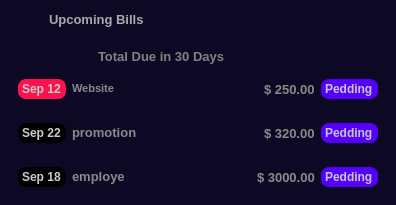
         <widget class="QFrame" name="billsBox">
          <property name="styleSheet">
           <string notr="true">QFrame {
	background-color: rgb(13, 9, 36);
	border: none;
	border-radius: 12px;
}</string>
          </property>
          <property name="frameShape">
           <enum>QFrame::NoFrame</enum>
          </property>
          <property name="frameShadow">
           <enum>QFrame::Raised</enum>
          </property>
          <layout class="QVBoxLayout" name="verticalLayout_23">
           <property name="spacing">
            <number>0</number>
           </property>
           <property name="leftMargin">
            <number>0</number>
           </property>
           <property name="topMargin">
            <number>0</number>
           </property>
           <property name="rightMargin">
            <number>0</number>
           </property>
           <property name="bottomMargin">
            <number>0</number>
           </property>
           <item>
            <widget class="QFrame" name="frame_54">
             <property name="minimumSize">
              <size>
               <width>0</width>
               <height>40</height>
              </size>
             </property>
             <property name="maximumSize">
              <size>
               <width>16777215</width>
               <height>40</height>
              </size>
             </property>
             <property name="styleSheet">
              <string notr="true">background-color: rgb(13, 9, 36);</string>
             </property>
             <property name="frameShape">
              <enum>QFrame::NoFrame</enum>
             </property>
             <property name="frameShadow">
              <enum>QFrame::Raised</enum>
             </property>
             <layout class="QHBoxLayout" name="horizontalLayout_34">
              <property name="spacing">
               <number>0</number>
              </property>
              <property name="leftMargin">
               <number>0</number>
              </property>
              <property name="topMargin">
               <number>0</number>
              </property>
              <property name="rightMargin">
               <number>10</number>
              </property>
              <property name="bottomMargin">
               <number>0</number>
              </property>
              <item alignment="Qt::AlignHCenter|Qt::AlignVCenter">
               <widget class="QLabel" name="label_32">
                <property name="minimumSize">
                 <size>
                  <width>0</width>
                  <height>0</height>
                 </size>
                </property>
                <property name="maximumSize">
                 <size>
                  <width>16777215</width>
                  <height>16777215</height>
                 </size>
                </property>
                <property name="font">
                 <font>
                  <pointsize>10</pointsize>
                  <weight>75</weight>
                  <bold>true</bold>
                 </font>
                </property>
                <property name="styleSheet">
                 <string notr="true">color: rgb(170, 170, 170);</string>
                </property>
                <property name="text">
                 <string>Upcoming Bills</string>
                </property>
               </widget>
              </item>
              <item alignment="Qt::AlignRight">
               <widget class="QPushButton" name="pushButton_12">
                <property name="minimumSize">
                 <size>
                  <width>26</width>
                  <height>26</height>
                 </size>
                </property>
                <property name="maximumSize">
                 <size>
                  <width>26</width>
                  <height>26</height>
                 </size>
                </property>
                <property name="styleSheet">
                 <string notr="true">QPushButton {
	border: none;
	background-color: rgb(13, 9, 36);
	border-radius: 13;
}

QPushButton:hover {
	background-color: rgb(124, 124, 124);
}

QPushButton:pressed {
	background-color: rgb(0, 0, 0);
}</string>
                </property>
                <property name="text">
                 <string/>
                </property>
                <property name="icon">
                 <iconset resource="dashboad/New-PySide6-ui-design-master/resources/resources.qrc">
                  <normaloff>:/icons/icons/more.svg</normaloff>:/icons/icons/more.svg</iconset>
                </property>
                <property name="iconSize">
                 <size>
                  <width>24</width>
                  <height>24</height>
                 </size>
                </property>
               </widget>
              </item>
             </layout>
            </widget>
           </item>
           <item>
            <widget class="QFrame" name="frame_55">
             <property name="frameShape">
              <enum>QFrame::StyledPanel</enum>
             </property>
             <property name="frameShadow">
              <enum>QFrame::Raised</enum>
             </property>
             <layout class="QVBoxLayout" name="verticalLayout_24">
              <item alignment="Qt::AlignHCenter|Qt::AlignVCenter">
               <widget class="QLabel" name="label_33">
                <property name="minimumSize">
                 <size>
                  <width>200</width>
                  <height>0</height>
                 </size>
                </property>
                <property name="maximumSize">
                 <size>
                  <width>150</width>
                  <height>16777215</height>
                 </size>
                </property>
                <property name="font">
                 <font>
                  <pointsize>10</pointsize>
                  <weight>75</weight>
                  <bold>true</bold>
                 </font>
                </property>
                <property name="styleSheet">
                 <string notr="true">color: rgb(170, 170, 170);</string>
                </property>
                <property name="text">
                 <string>&lt;html&gt;&lt;head/&gt;&lt;body&gt;&lt;p&gt;&lt;span style=&quot; color:#828282;&quot;&gt;Total Due in 30 Days&lt;/span&gt;&lt;/p&gt;&lt;/body&gt;&lt;/html&gt;</string>
                </property>
               </widget>
              </item>
              <item>
               <widget class="QFrame" name="frame_56">
                <property name="styleSheet">
                 <string notr="true"/>
                </property>
                <property name="frameShape">
                 <enum>QFrame::StyledPanel</enum>
                </property>
                <property name="frameShadow">
                 <enum>QFrame::Raised</enum>
                </property>
                <layout class="QHBoxLayout" name="horizontalLayout_35">
                 <item>
                  <widget class="QLabel" name="label_34">
                   <property name="minimumSize">
                    <size>
                     <width>0</width>
                     <height>20</height>
                    </size>
                   </property>
                   <property name="maximumSize">
                    <size>
                     <width>70</width>
                     <height>20</height>
                    </size>
                   </property>
                   <property name="font">
                    <font>
                     <weight>75</weight>
                     <bold>true</bold>
                    </font>
                   </property>
                   <property name="styleSheet">
                    <string notr="true">color: rgb(203, 203, 203);
background-color: rgb(255, 17, 80);
padding: 1px;
border-radius: 8px;</string>
                   </property>
                   <property name="text">
                    <string>Sep 12</string>
                   </property>
                  </widget>
                 </item>
                 <item>
                  <widget class="QLabel" name="label_37">
                   <property name="minimumSize">
                    <size>
                     <width>50</width>
                     <height>0</height>
                    </size>
                   </property>
                   <property name="font">
                    <font>
                     <pointsize>10</pointsize>
                     <weight>75</weight>
                     <bold>true</bold>
                    </font>
                   </property>
                   <property name="styleSheet">
                    <string notr="true">color: rgb(138, 138, 138);</string>
                   </property>
                   <property name="text">
                    <string>&lt;html&gt;&lt;head/&gt;&lt;body&gt;&lt;p&gt;&lt;span style=&quot; font-size:8pt;&quot;&gt;Website&lt;/span&gt;&lt;/p&gt;&lt;/body&gt;&lt;/html&gt;</string>
                   </property>
                  </widget>
                 </item>
                 <item>
                  <spacer name="horizontalSpacer_4">
                   <property name="orientation">
                    <enum>Qt::Horizontal</enum>
                   </property>
                   <property name="sizeHint" stdset="0">
                    <size>
                     <width>136</width>
                     <height>20</height>
                    </size>
                   </property>
                  </spacer>
                 </item>
                 <item>
                  <widget class="QLabel" name="label_36">
                   <property name="minimumSize">
                    <size>
                     <width>50</width>
                     <height>0</height>
                    </size>
                   </property>
                   <property name="font">
                    <font>
                     <pointsize>10</pointsize>
                     <weight>75</weight>
                     <bold>true</bold>
                    </font>
                   </property>
                   <property name="styleSheet">
                    <string notr="true">color: rgb(138, 138, 138);</string>
                   </property>
                   <property name="text">
                    <string>$ 250.00</string>
                   </property>
                  </widget>
                 </item>
                 <item>
                  <widget class="QLabel" name="label_35">
                   <property name="minimumSize">
                    <size>
                     <width>0</width>
                     <height>20</height>
                    </size>
                   </property>
                   <property name="maximumSize">
                    <size>
                     <width>100</width>
                     <height>20</height>
                    </size>
                   </property>
                   <property name="font">
                    <font>
                     <weight>75</weight>
                     <bold>true</bold>
                    </font>
                   </property>
                   <property name="styleSheet">
                    <string notr="true">color: rgb(200, 200, 200);
background-color: rgb(85, 0, 255);
padding: 1px;
border-radius: 8px;</string>
                   </property>
                   <property name="text">
                    <string>Pedding</string>
                   </property>
                  </widget>
                 </item>
                </layout>
               </widget>
              </item>
              <item>
               <widget class="QFrame" name="frame_57">
                <property name="styleSheet">
                 <string notr="true"/>
                </property>
                <property name="frameShape">
                 <enum>QFrame::StyledPanel</enum>
                </property>
                <property name="frameShadow">
                 <enum>QFrame::Raised</enum>
                </property>
                <layout class="QHBoxLayout" name="horizontalLayout_36">
                 <item>
                  <widget class="QLabel" name="label_38">
                   <property name="minimumSize">
                    <size>
                     <width>0</width>
                     <height>20</height>
                    </size>
                   </property>
                   <property name="maximumSize">
                    <size>
                     <width>70</width>
                     <height>20</height>
                    </size>
                   </property>
                   <property name="font">
                    <font>
                     <weight>75</weight>
                     <bold>true</bold>
                    </font>
                   </property>
                   <property name="styleSheet">
                    <string notr="true">color: rgb(203, 203, 203);
background-color: rgb(0, 0, 0);
padding: 1px;
border-radius: 8px;</string>
                   </property>
                   <property name="text">
                    <string>Sep 22</string>
                   </property>
                  </widget>
                 </item>
                 <item>
                  <widget class="QLabel" name="label_39">
                   <property name="minimumSize">
                    <size>
                     <width>50</width>
                     <height>0</height>
                    </size>
                   </property>
                   <property name="font">
                    <font>
                     <pointsize>10</pointsize>
                     <weight>75</weight>
                     <bold>true</bold>
                    </font>
                   </property>
                   <property name="styleSheet">
                    <string notr="true">color: rgb(138, 138, 138);</string>
                   </property>
                   <property name="text">
                    <string>&lt;html&gt;&lt;head/&gt;&lt;body&gt;&lt;p&gt;promotion&lt;/p&gt;&lt;/body&gt;&lt;/html&gt;</string>
                   </property>
                  </widget>
                 </item>
                 <item>
                  <spacer name="horizontalSpacer_5">
                   <property name="orientation">
                    <enum>Qt::Horizontal</enum>
                   </property>
                   <property name="sizeHint" stdset="0">
                    <size>
                     <width>40</width>
                     <height>20</height>
                    </size>
                   </property>
                  </spacer>
                 </item>
                 <item>
                  <widget class="QLabel" name="label_40">
                   <property name="minimumSize">
                    <size>
                     <width>50</width>
                     <height>0</height>
                    </size>
                   </property>
                   <property name="font">
                    <font>
                     <pointsize>10</pointsize>
                     <weight>75</weight>
                     <bold>true</bold>
                    </font>
                   </property>
                   <property name="styleSheet">
                    <string notr="true">color: rgb(138, 138, 138);</string>
                   </property>
                   <property name="text">
                    <string>$ 320.00</string>
                   </property>
                  </widget>
                 </item>
                 <item>
                  <widget class="QLabel" name="label_41">
                   <property name="minimumSize">
                    <size>
                     <width>0</width>
                     <height>20</height>
                    </size>
                   </property>
                   <property name="maximumSize">
                    <size>
                     <width>100</width>
                     <height>20</height>
                    </size>
                   </property>
                   <property name="font">
                    <font>
                     <weight>75</weight>
                     <bold>true</bold>
                    </font>
                   </property>
                   <property name="styleSheet">
                    <string notr="true">color: rgb(200, 200, 200);
background-color: rgb(85, 0, 255);
padding: 1px;
border-radius: 8px;</string>
                   </property>
                   <property name="text">
                    <string>Pedding</string>
                   </property>
                  </widget>
                 </item>
                </layout>
               </widget>
              </item>
              <item>
               <widget class="QFrame" name="frame_58">
                <property name="styleSheet">
                 <string notr="true"/>
                </property>
                <property name="frameShape">
                 <enum>QFrame::StyledPanel</enum>
                </property>
                <property name="frameShadow">
                 <enum>QFrame::Raised</enum>
                </property>
                <layout class="QHBoxLayout" name="horizontalLayout_37">
                 <item>
                  <widget class="QLabel" name="label_42">
                   <property name="minimumSize">
                    <size>
                     <width>0</width>
                     <height>20</height>
                    </size>
                   </property>
                   <property name="maximumSize">
                    <size>
                     <width>70</width>
                     <height>20</height>
                    </size>
                   </property>
                   <property name="font">
                    <font>
                     <weight>75</weight>
                     <bold>true</bold>
                    </font>
                   </property>
                   <property name="styleSheet">
                    <string notr="true">color: rgb(203, 203, 203);
background-color: rgb(0, 0, 0);
padding: 1px;
border-radius: 8px;</string>
                   </property>
                   <property name="text">
                    <string>Sep 18</string>
                   </property>
                  </widget>
                 </item>
                 <item>
                  <widget class="QLabel" name="label_43">
                   <property name="minimumSize">
                    <size>
                     <width>50</width>
                     <height>0</height>
                    </size>
                   </property>
                   <property name="font">
                    <font>
                     <pointsize>10</pointsize>
                     <weight>75</weight>
                     <bold>true</bold>
                    </font>
                   </property>
                   <property name="styleSheet">
                    <string notr="true">color: rgb(138, 138, 138);</string>
                   </property>
                   <property name="text">
                    <string>&lt;html&gt;&lt;head/&gt;&lt;body&gt;&lt;p&gt;employe&lt;/p&gt;&lt;/body&gt;&lt;/html&gt;</string>
                   </property>
                  </widget>
                 </item>
                 <item>
                  <spacer name="horizontalSpacer_6">
                   <property name="orientation">
                    <enum>Qt::Horizontal</enum>
                   </property>
                   <property name="sizeHint" stdset="0">
                    <size>
                     <width>40</width>
                     <height>20</height>
                    </size>
                   </property>
                  </spacer>
                 </item>
                 <item>
                  <widget class="QLabel" name="label_44">
                   <property name="minimumSize">
                    <size>
                     <width>50</width>
                     <height>0</height>
                    </size>
                   </property>
                   <property name="font">
                    <font>
                     <pointsize>10</pointsize>
                     <weight>75</weight>
                     <bold>true</bold>
                    </font>
                   </property>
                   <property name="styleSheet">
                    <string notr="true">color: rgb(138, 138, 138);</string>
                   </property>
                   <property name="text">
                    <string>$ 3000.00</string>
                   </property>
                  </widget>
                 </item>
                 <item>
                  <widget class="QLabel" name="label_45">
                   <property name="minimumSize">
                    <size>
                     <width>0</width>
                     <height>20</height>
                    </size>
                   </property>
                   <property name="maximumSize">
                    <size>
                     <width>100</width>
                     <height>20</height>
                    </size>
                   </property>
                   <property name="font">
                    <font>
                     <weight>75</weight>
                     <bold>true</bold>
                    </font>
                   </property>
                   <property name="styleSheet">
                    <string notr="true">color: rgb(200, 200, 200);
background-color: rgb(85, 0, 255);
padding: 1px;
border-radius: 8px;</string>
                   </property>
                   <property name="text">
                    <string>Pedding</string>
                   </property>
                  </widget>
                 </item>
                </layout>
               </widget>
              </item>
             </layout>
            </widget>
           </item>
          </layout>
         </widget>
